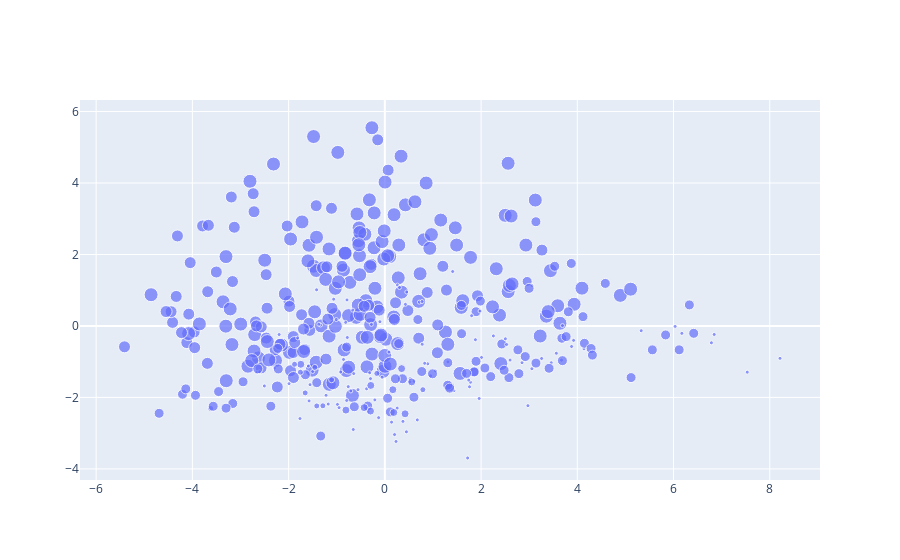

This figure's notebook cell:
### Code cell
fig = go.Figure()
fig.add_trace(go.Scatter(x=balancePcaPlot['PCA1'],
                         y=balancePcaPlot['PCA2'],
                         marker = dict(size=balancePcaPlot['Decade']*2),
                         mode='markers'))

### Figure 1 — Plotly figure (JSON) as saved in the notebook; plotly's stock layout.template omitted (floating-point values rounded to 4 significant figures; data arrays with more than 128 entries replaced by an {"elided": "..."} marker saying what was removed)
{"data": [{"marker": {"size": {"elided": "400 int values"}}, "mode": "markers", "type": "scatter", "x": {"elided": "400 float values"}, "y": {"elided": "400 float values"}}], "layout": {}}
